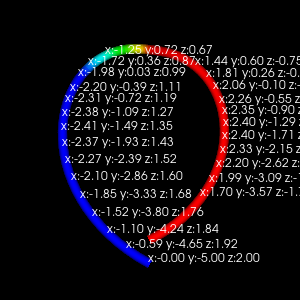

Source code (Python):
#!/usr/bin/env python
# Demonstrate vtkLabelPlacementMapper with labels on a 3D polyline.

import numpy as np

import vtkmodules.vtkInteractionStyle  # noqa: F401
import vtkmodules.vtkRenderingContextOpenGL2  # noqa: F401
import vtkmodules.vtkRenderingFreeType  # noqa: F401
import vtkmodules.vtkRenderingOpenGL2  # noqa: F401

from vtkmodules.vtkCommonCore import vtkStringArray
from vtkmodules.vtkFiltersCore import vtkElevationFilter
from vtkmodules.vtkFiltersSources import vtkPolyLineSource
from vtkmodules.vtkRenderingCore import (
    vtkActor,
    vtkActor2D,
    vtkPolyDataMapper,
    vtkRenderWindow,
    vtkRenderWindowInteractor,
    vtkRenderer,
)
from vtkmodules.vtkRenderingLabel import vtkLabelPlacementMapper, vtkPointSetToLabelHierarchy

# Build helix points.
theta = np.linspace(-1 * np.pi, 1 * np.pi, 100)
z = np.linspace(2, -2, 100)
r = z ** 2 + 1
x = r * np.sin(theta)
y = r * np.cos(theta)
points = np.column_stack((x, y, z))

# Polyline source.
line_source = vtkPolyLineSource()
line_source.SetNumberOfPoints(len(points))
labels = vtkStringArray()
for i, point in enumerate(points):
    line_source.SetPoint(i, point[0], point[1], point[2])
    labels.InsertNextValue(f"x:{point[0]:.2f} y:{point[1]:.2f} z:{point[2]:.2f}")

line_source.Update()
line = line_source.GetOutput()
labels.SetName("labels")
line.GetPointData().AddArray(labels)

# Elevation filter for coloring.
elevation_filter = vtkElevationFilter()
elevation_filter.SetInputData(line)

mapper = vtkPolyDataMapper()
mapper.SetInputConnection(elevation_filter.GetOutputPort())

actor = vtkActor()
actor.GetProperty().SetLineWidth(10)
actor.GetProperty().SetRenderLinesAsTubes(True)
actor.SetMapper(mapper)

# Label hierarchy and placement mapper.
label_hierarchy = vtkPointSetToLabelHierarchy()
label_hierarchy.SetInputData(line)
label_hierarchy.SetLabelArrayName("labels")
label_hierarchy.Update()

label_mapper = vtkLabelPlacementMapper()
label_mapper.SetInputConnection(label_hierarchy.GetOutputPort())

label_actor = vtkActor2D()
label_actor.SetMapper(label_mapper)

# Rendering pipeline.
renderer = vtkRenderer()
renderer.AddActor(actor)
renderer.AddActor(label_actor)

render_window = vtkRenderWindow()
render_window.AddRenderer(renderer)
render_window.SetWindowName("label mapper")
render_window.SetMultiSamples(0)

interactor = vtkRenderWindowInteractor()
interactor.SetRenderWindow(render_window)

interactor.Initialize()
interactor.Start()
